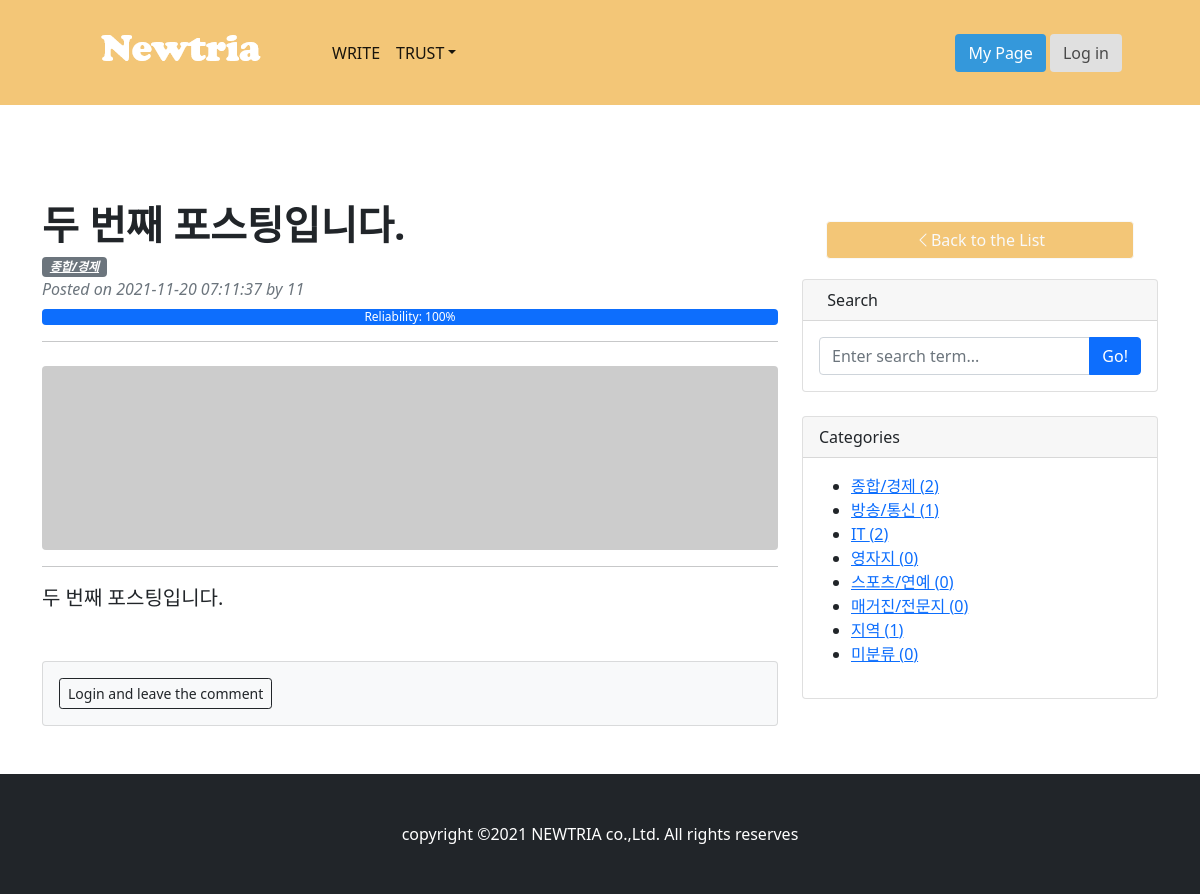
The page /posting/2/ on the database as committed earlier.
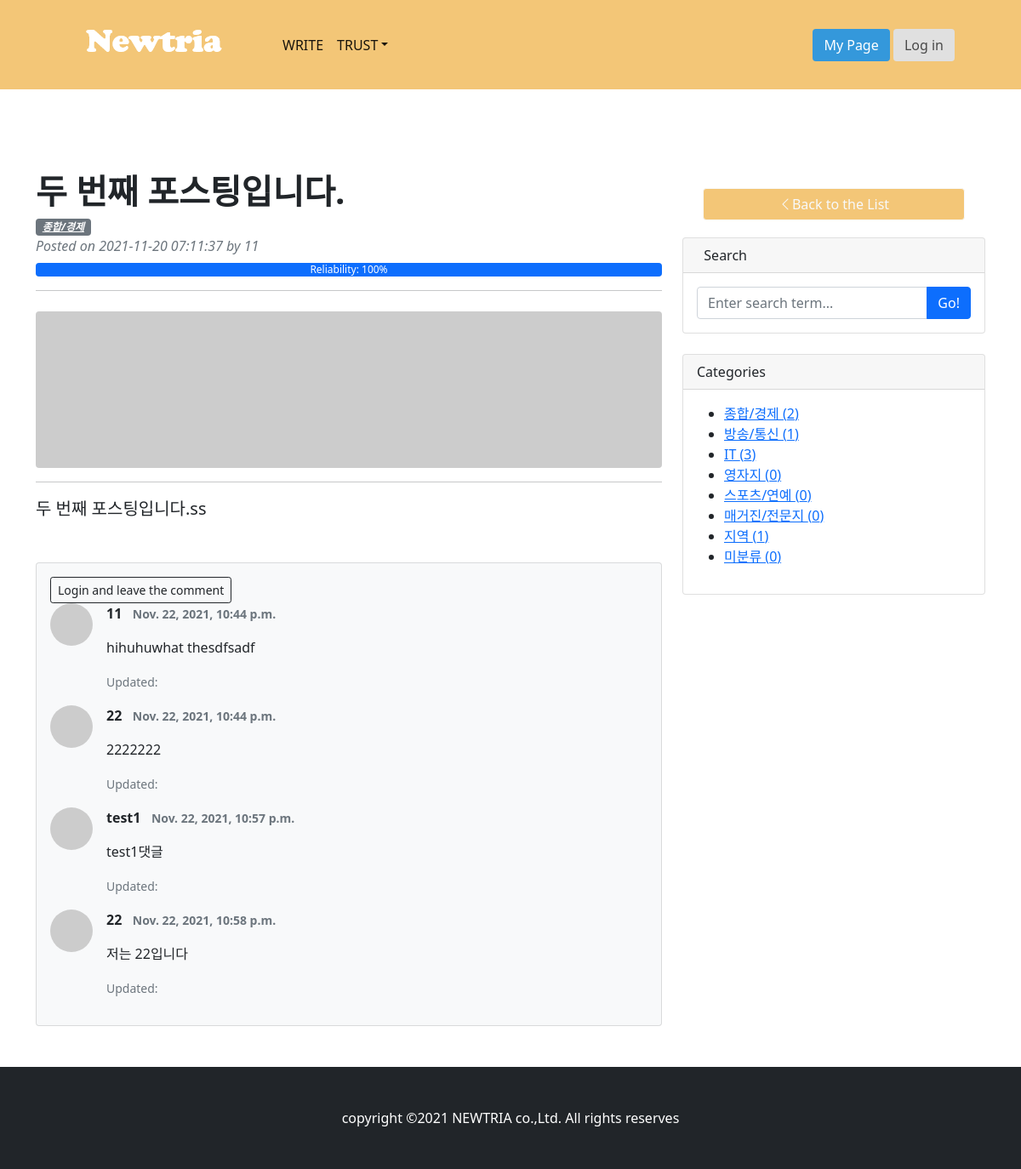
The same page on the database as committed later.
### posting/models.py (models this page shows, shortened)
class Post(models.Model):
    title=models.CharField(max_length=30)
    reliability=models.IntegerField()
    content=models.TextField()
    head_image = models.ImageField(upload_to='posting/images/%Y/%m/%d/', blank=True)
    created_at=models.DateTimeField(auto_now_add=True)
    updated_at=models.DateTimeField(auto_now=True)
    category = models.ForeignKey(Category, null=True, blank=True, on_delete=models.SET_NULL)
    author = models.ForeignKey(User, null=True, on_delete=models.SET_NULL)

class Category(models.Model):
    name = models.CharField(max_length=50, unique=True)
    slug = models.SlugField(max_length=200, unique=True, blank=True, allow_unicode=True)
    def __str__(self):
        return self.name
    def get_absolute_url(self):
        return f'/posting/category/{self.slug}'
    class Meta:
        verbose_name_plural = 'Categories'

class Comment(models.Model):
    post=models.ForeignKey(Post,on_delete=models.CASCADE)
    author=models.ForeignKey(User, on_delete=models.CASCADE)
    content=models.TextField()
    created_at=models.DateTimeField(auto_now_add=True)
    updated_at=models.DateTimeField(auto_now=True)

### posting/views.py (the view)
# urls.py: path('<int:pk>/', views.PostDetail.as_view(), name="detail"),
class PostDetail(DetailView):
    model = Post
    def get_context_data(self, *, object_list=None, **kwargs):
        context = super(PostDetail, self).get_context_data()
        context['categories'] = Category.objects.all()
        context['no_category_post_count'] = Post.objects.filter(category=None).count()
        context['comment_form']=CommentForm
        return context

### posting/templates/posting/post_detail.html (shortened to what this page needs)
{% extends 'posting/base.html' %}
{% block main_area %}
        <div class="container mt-5">
            <div class="row">
                <div class="col-lg-8">
                    <article>
                        <header class="mb-4">
                            <h1 class="fw-bolder mb-1">{{ post.title }}</h1>
                            <div class="text-muted fst-italic mb-2">
                            {% if post.category %}
                                <a class="badge bg-secondary float-right" href="{{ post.category.get_absolute_url }}">{{post.category}}</a>
                            {% else %}
                                <a class="badge bg-secondary float-right" href="{{ post.category.get_absolute_url }}">미분류</a>
                            {% endif %}
                            <div class="text-muted fst-italic mb-2">Posted on {{ post.created_at | date:"20y-m-d h:m:s" }} by {{ post.author | upper }}
                            </div>
                            </div>
                            <div class="progress">
                                <div class="progress-bar" style="width: {{post.reliability}}%">Reliability: {{post.reliability}}%</div>
                            </div>
                            <hr>
                        </header>
                        {% if post.head_image %}
                            <img class="img-fluid rounded" src="{{ post.head_image.url }}" alt="{{post.title}}의 head image" />
                        {% else %}
                          <img class="img-fluid rounded" src="https://picsum.photos/seed/{{post.id}}/800/200" alt ="random image"/>
                        {% endif %}
                        <div class="mb-5">
                            <hr>
                            <p class="fs-5 mb-4">{{ post.content }}</p>
                        </div>
                    </article>
                    <section class="mb-5">
                        <div class="card bg-light">
                            <div class="card-body">
                                {% if user.is_authenticated %}
                                <form id="comment-form" method="post" action="{{post.get_absolute_url}}new_comment/" class="mb-4">
                                    {% csrf_token %}
                                    <div class="form-group">
                                        {{comment_form}}
                                    </div>
                                    <button type="submit" class="btn btn-primary">Submit</button>
                                </form>
                                {%else%}
                                <a role="button" class="btn btn-outline-dark btn-block btn-sm" href="#" data-toggle="modal" dara-target="#loginModal">Login and  leave the comment</a>
                                {%endif%}
                                {% if post.comment_set.exists %}
                                    {% for comment in post.comment_set.iterator %}
                                <div class="d-flex">
                                    <div class="flex-shrink-0" id="comment-{{comment.pk}}"><img class="rounded-circle" src="https://dummyimage.com/50x50/ced4da/6c757d.jpg" alt="..." /></div>
                                    <div class="ms-3">
                                        <div class="fw-bold">{{comment.author.username}} &nbsp;&nbsp;<small class="text-muted">{{ comment.created_at }}</small></div>
                                    <p>{{comment.content | linebreaks }}</p>
                                        {% if comment.created_at != comment.modified_at %}
                                        <p class="text-muted float-right"><small>Updated:{{comment.modified_at}}</small></p>
                                        {% endif %}
                                    </div>
                                </div>
                                {% endfor %}
                                {% endif%}
                            </div>
                    </section>
                </div>
                    {% include 'posting/sidebar.html' %}
                </div>
            </div>
{% endblock %}

### posting/templates/posting/sidebar.html (shortened to what this page needs)
                <div class="col-lg-4">
                    <div class="container px-4 px-lg-5">
                        <div class="row gx-4 gx-lg-5 row-cols-1 row-cols-md-2 row-cols-xl-2 justify-content-center">
                            <a class="btn btn-outline-light" href="/posting/" style="background-color: #f3c677; width: 500px;  margin: 20px;">
                        <i class="bi bi-chevron-left"></i>Back to the List
                            </a>
                        </div>
                    </div>
                    <div class="card mb-4">
                  <div class="card-header">&nbsp;&nbsp;Search</div>
                  <div class="card-body">
                      <div class="input-group">
                          <input class="form-control" type="text" placeholder="Enter search term..." aria-label="Enter search term..." aria-describedby="button-search" />
                          <button class="btn btn-primary" id="button-search" type="button">Go!</button>
                      </div>
                  </div>
                </div>
              <div class="card mb-4" id="categories-card">
                  <div class="card-header">Categories</div>
                  <div class="card-body">
                      <div class="row">
                          <div>
                              <ul>
                                  {% for c in categories %}
                                    <li><a href="{{ c.get_absolute_url }}">{{c}} ({{c.post_set.count}})</a></li>
                                  {% endfor %}
                                  <li><a href="http://127.0.0.1:8000/blog/category/no_category">미분류 ({{no_category_post_count}})</a></li>
                              </ul>
                          </div>
                      </div>
                  </div>
              </div>
            </div>

Rows that differ between the two databases and show on the page:
changed Post "두 번째 포스팅입니다.": content "두 번째 포스팅입니다." → "두 번째 포스팅입니다.ss"
added Comment: author.username "11", created_at "Nov. 22, 2021, 10:44 p.m.", content "hihuhuwhat thesdfsadf"
added Comment: author.username "22", created_at "Nov. 22, 2021, 10:44 p.m.", content "2222222"
added Comment: author.username "test1", created_at "Nov. 22, 2021, 10:57 p.m.", content "test1댓글"
added Comment: author.username "22", created_at "Nov. 22, 2021, 10:58 p.m.", content "저는 22입니다"
computed for Category "IT": post_set.count "2" → "3"
